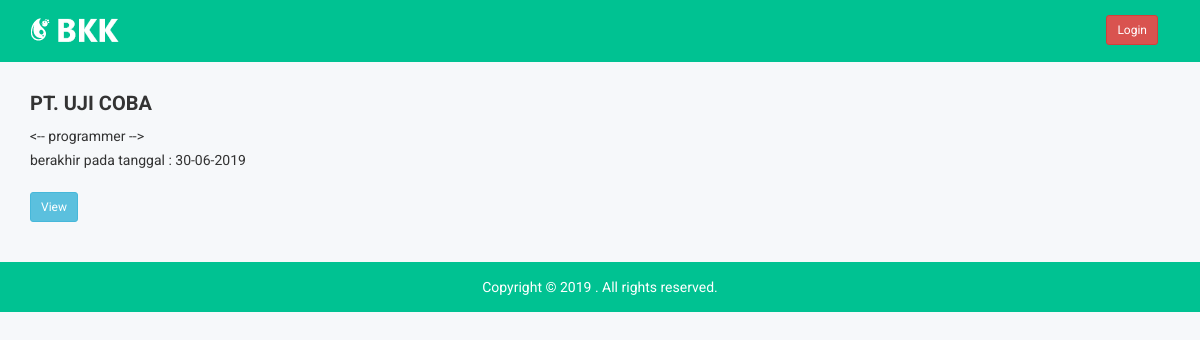
/, run on an earlier commit of the app's database.
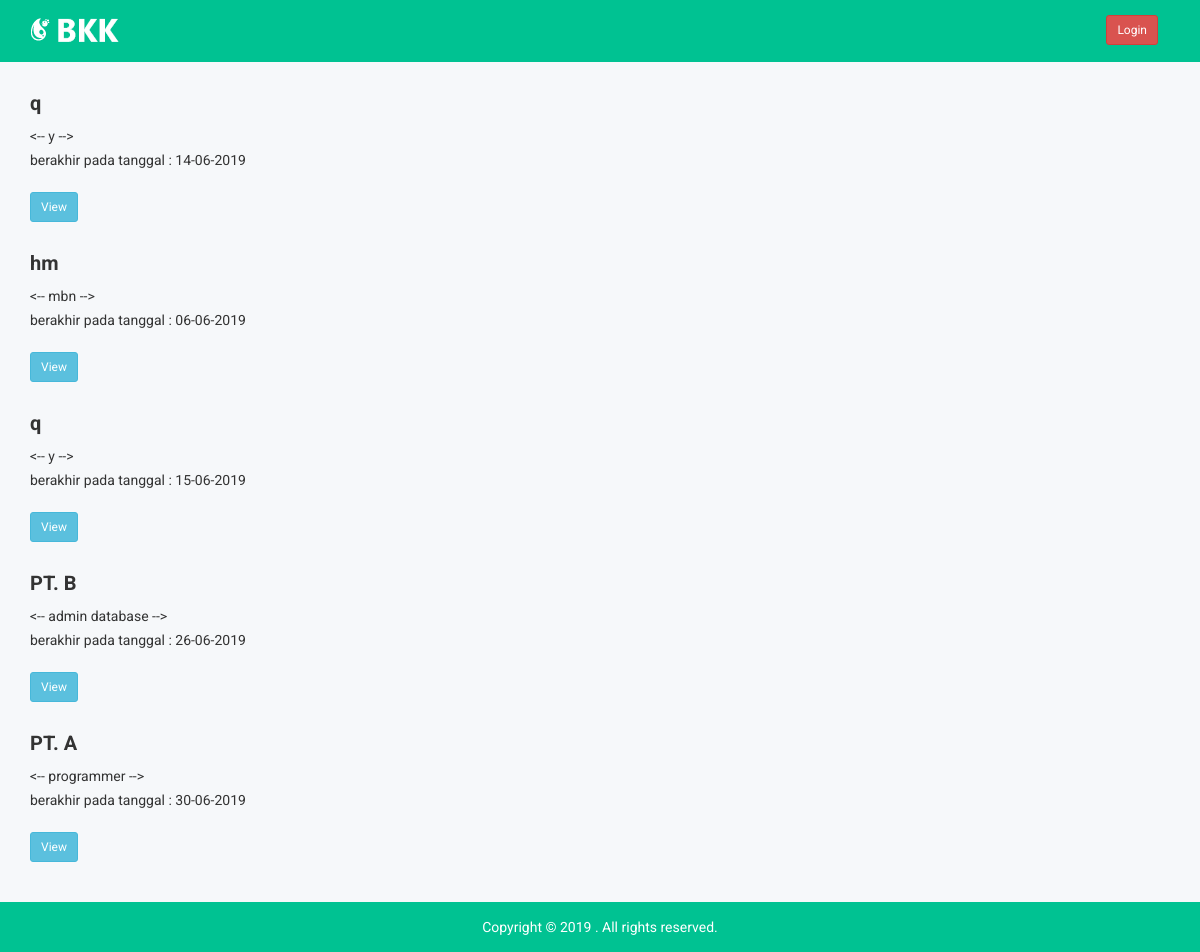
And on a later commit of the database.
### tables this page shows
CREATE TABLE `loker` (
  `id_loker` int(11) NOT NULL,
  `posisi` varchar(100) DEFAULT NULL,
  `nama_perusahaan` varchar(100) DEFAULT NULL,
  `isi` mediumtext,
  `tanggal_ex` datetime DEFAULT NULL,
  PRIMARY KEY (`id_loker`)
);

### index.php (the view, shortened to what this page needs)
<!doctype html>
<html class="no-js" lang="">
<head>
    <link rel="stylesheet" href="css/bootstrap.min.css">
    <link rel="stylesheet" href="css/font-awesome.min.css">
    <link rel="stylesheet" href="css/owl.carousel.css">
    <link rel="stylesheet" href="css/owl.theme.css">
    <link rel="stylesheet" href="css/owl.transitions.css">
    <link rel="stylesheet" href="css/meanmenu/meanmenu.min.css">
    <link rel="stylesheet" href="css/animate.css">
    <link rel="stylesheet" href="css/normalize.css">
    <link rel="stylesheet" href="css/scrollbar/jquery.mCustomScrollbar.min.css">
    <link rel="stylesheet" href="css/jvectormap/jquery-jvectormap-2.0.3.css">
    <link rel="stylesheet" href="css/notika-custom-icon.css">
    <link rel="stylesheet" href="css/wave/waves.min.css">
    <link rel="stylesheet" href="css/main.css">
    <link rel="stylesheet" href="style.css">
    <link rel="stylesheet" href="css/responsive.css">
</head>
<body>
    <div class="header-top-area">
        <div class="container">
            <div class="row">
                <div class="col-lg-4 col-md-4 col-sm-12 col-xs-12">
                    <div class="logo-area">
                        <a href="#"><img src="img/logo/logo.png" alt="" /></a>
                    </div>
                </div>
                <div>
                    <ul class="nav nav-tabs notika-menu-wrap menu-it-icon-pro pull-right">
                        <li>
                            <a href='login.php'><button class='btn btn-danger btn-sm'>Login </button></a>
                        </li>
                    </ul>
                </div>
            </div>
        </div>
    </div>
    <?php
    include('config.php');
    $query = mysqli_query($conn, "SELECT * FROM loker ORDER BY id_loker DESC");
    ?>
     <div class="dialog-area">
        <div class="container">
            <?php
            while($data = mysqli_fetch_array($query)) {
                $tgl = $data['tanggal_ex'];
                $tanggal = date('d-m-Y', strtotime($tgl));
            echo "<div class='row'>";
                echo "<div class='col-md-12'>";
                    echo "<div class='dialog-inner mg-t-30'>";
                        echo "<div class='contact-hd dialog-hd'>";
                            echo "<h2>".$data ['nama_perusahaan']."</h2>";
                            echo "<p><-- ".$data['posisi']." --></p>";
                            echo "<p>berakhir pada tanggal : ".$tanggal."</p>";
                        echo "</div>";
                        echo "<div class='dialog-pro dialog'>";
                            echo "<a data-toggle='modal' data-target='#myModalone' data-id=".$data['id_loker']."><button class='btn btn-info btn-sm'>View </button></a>
                        </div>";
                    echo "</div>";
                echo "</div>";
            echo "</div>";
        }
            ?>
        </div>
    </div>
    <div class="footer-copyright-area">
        <div class="container">
            <div class="row">
                <div class="col-lg-12 col-md-12 col-sm-12 col-xs-12">
                    <div class="footer-copy-right">
                        <p>Copyright © 2019
. All rights reserved.</p>
                    </div>
                </div>
            </div>
        </div>
    </div>
</body>
</html>

### css/main.css (style rules this page uses)
html { color: #222; font-size: 1em; line-height: 1.4; }
audio, canvas, iframe, img, svg, video { vertical-align: middle; }

What changed in the data, as far as the page shows it:
added loker: nama_perusahaan "q", posisi "y", tanggal_ex "14-06-2019"
added loker: nama_perusahaan "hm", posisi "mbn", tanggal_ex "06-06-2019"
added loker: nama_perusahaan "q", posisi "y", tanggal_ex "15-06-2019"
added loker: nama_perusahaan "PT. B", posisi "admin database", tanggal_ex "26-06-2019"
changed loker "programmer": nama_perusahaan "PT. UJI COBA" → "PT. A"
